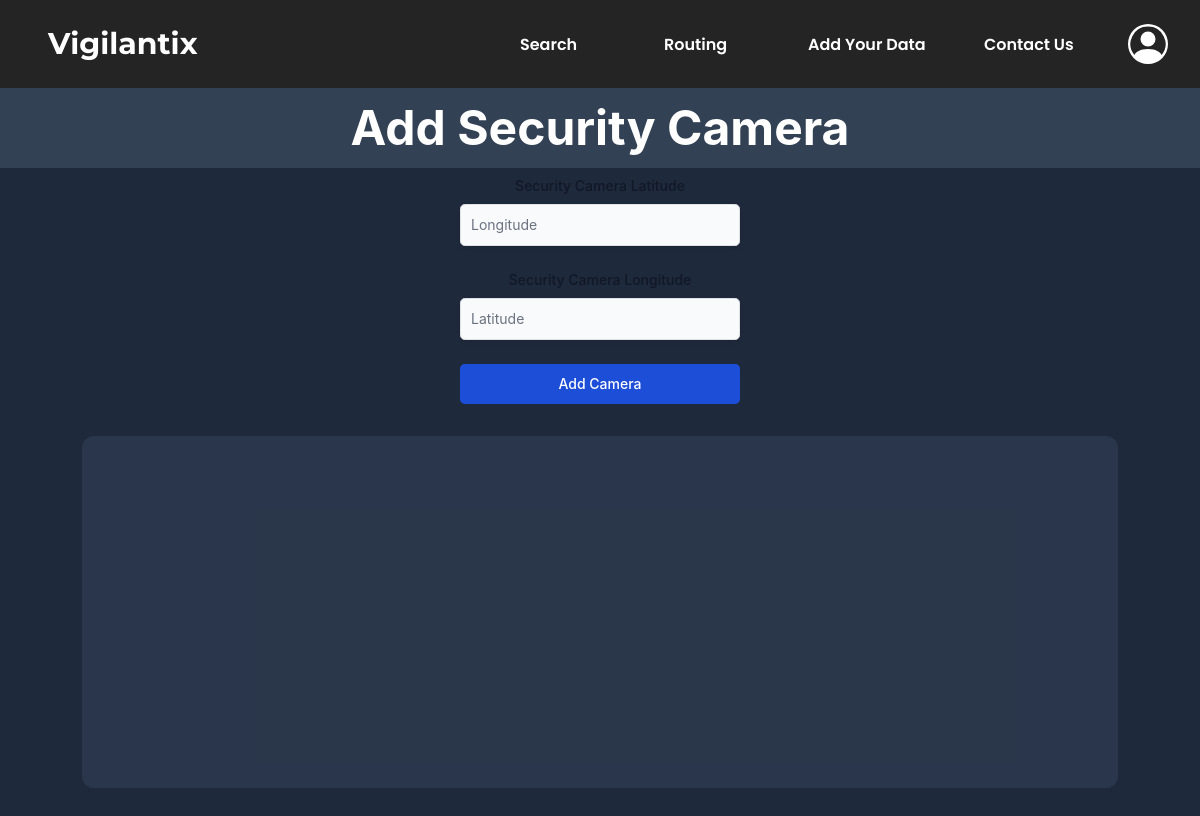
The page /cammera on the database as committed earlier.
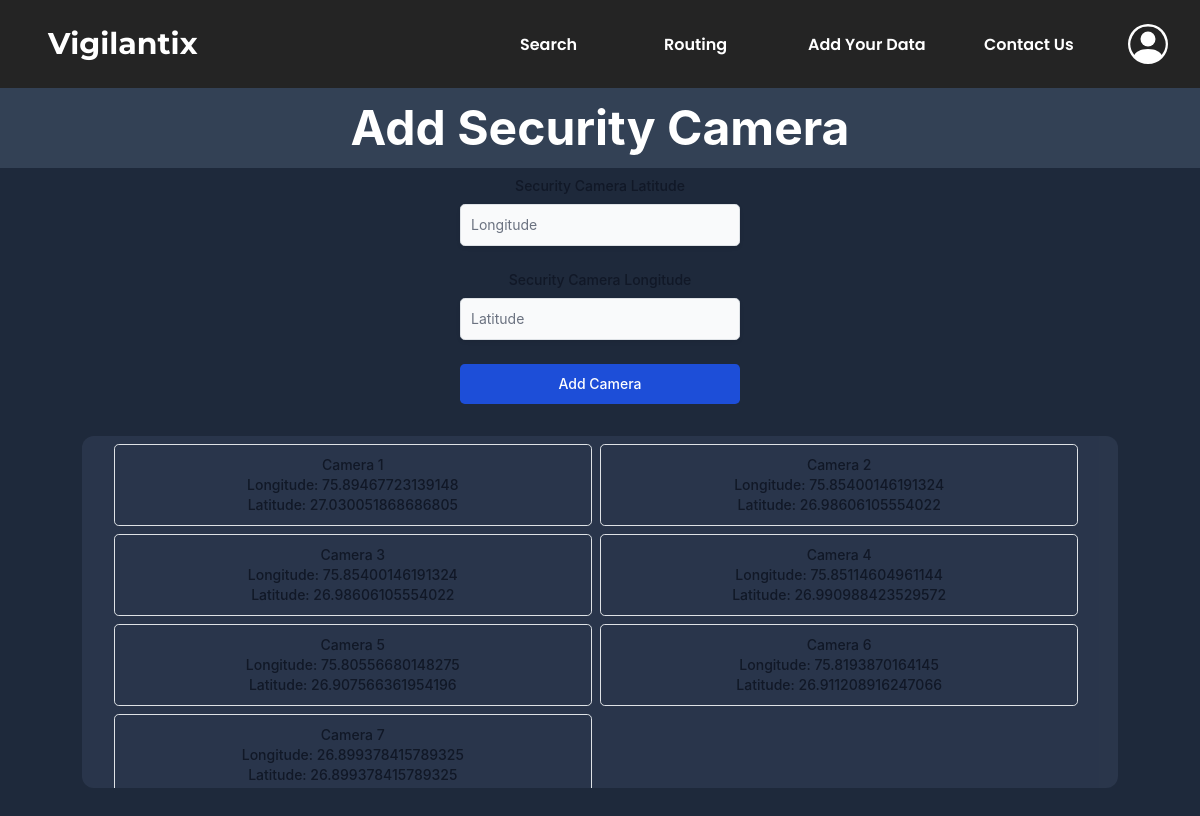
The same page on the database as committed later.
### Vigilantix/models.py (models this page shows, shortened)
class SecurityCamera(models.Model):
    latitude = models.FloatField()
    longitude = models.FloatField()

### Vigilantix/views.py (the view)
# urls.py: path("cammera", views.cammera, name="cammera"),
def cammera(request):
    if request.method == 'POST':
        latitude = request.POST.get('cmlat')
        longitude = request.POST.get('cmlon')
        polobj = SecurityCamera(latitude=latitude,longitude=longitude)
        polobj.save()
    return render(request, 'Vigilantix/cammera.html',{
        'camlist':SecurityCamera.objects.all()
    })

### Vigilantix/templates/Vigilantix/cammera.html (shortened to what this page needs)
{% extends "Vigilantix/layout.html" %} {% load static %}{% block body %}
<div class="grid grid-flow-col h-screen gap-0 bg-black">
  <div class="col-span-1 w-30 bg-slate-800 max-h-full">
    <h2
      class="text-5xl text-white font-bold text-center p-3 bg-slate-700 hover:bg-blue-950 transition duration-500"
    >
      Add Security Camera
    </h2>
    <div class="flex items-center justify-center py-2">
      <form
        action="/police"
        method="post"
        class="px-10 flex flex-col justify-center"
        style="width: 30%"
      >
        <div class="mb-6">
          <label
            for="cmlat"
            class="block mb-2 text-center text-sm font-medium text-gray-900 dark:text-white"
            >Security Camera Latitude</label
          >
          <input
            type="text"
            id="cmlat"
            name="cmlat"
            class="shadow-sm bg-gray-50 border border-gray-300 text-gray-900 text-sm rounded-lg focus:ring-blue-500 focus:border-blue-500 block w-full p-2.5 dark:bg-gray-700 dark:border-gray-600 dark:placeholder-gray-400 dark:text-white dark:focus:ring-blue-500 dark:focus:border-blue-500 dark:shadow-sm-light"
            placeholder="Longitude"
            required
          />
        </div>
        <div class="mb-6">
          <label
            for="cmlon"
            class="block mb-2 text-center text-sm font-medium text-gray-900 dark:text-white"
            >Security Camera Longitude</label
          >
          <input
            type="text"
            id="cmlon"
            name="cmlon"
            class="shadow-sm bg-gray-50 border border-gray-300 text-gray-900 text-sm rounded-lg focus:ring-blue-500 focus:border-blue-500 block w-full p-2.5 dark:bg-gray-700 dark:border-gray-600 dark:placeholder-gray-400 dark:text-white dark:focus:ring-blue-500 dark:focus:border-blue-500 dark:shadow-sm-light"
            placeholder="Latitude"
            required
          />
        </div>
        <button
          type="submit"
          class="text-white bg-blue-700 hover:bg-blue-800 focus:ring-4 focus:outline-none focus:ring-blue-300 font-medium rounded-lg text-sm px-5 py-2.5 text-center dark:bg-blue-600 dark:hover:bg-blue-700 dark:focus:ring-blue-800"
        >
          Add Camera
        </button>
      </form>
    </div>
    <div class="flex justify-center p-6" style="height: 25rem">
      <div
        class="grid grid-cols-2 px-8 py-2 rounded-xl overflow-y-scroll align-middle text-center scrollbar-thin scrollbar-thumb-gray-900 scrollbar-track-gray-700"
        style="width: 90%; background-color: rgba(146, 168, 209, 0.1)"
      >
        {% for cam in camlist %}
        <div
          class="py-2.5 px-5 mr-2 mb-2 text-sm font-medium text-gray-900 focus:outline-none -slate-500 rounded-lg border border-gray-200 hover:bg-gray-100 hover:text-blue-700 focus:z-10 focus:ring-4 focus:ring-gray-200 dark:focus:ring-gray-700 dark:bg-gray-800 dark:text-gray-400 dark:border-gray-600 dark:hover:text-white dark:hover:bg-gray-700"
        >
          <div>Camera {{cam.id}}</div>
          <div>
            Longitude: {{cam.longitude}}
            <br />
            Latitude: {{cam.latitude}}
          </div>
        </div>
        {% endfor %}
      </div>
    </div>
  </div>
</div>
{% endblock %}

### Vigilantix/templates/Vigilantix/layout.html (shortened to what this page needs)
{% load static %}
{% load static tailwind_tags %}
<!DOCTYPE html>
<html lang="en"class="overflow-y-hidden" >
    <head>
        <link rel="stylesheet" href="https://stackpath.bootstrapcdn.com/bootstrap/4.4.1/css/bootstrap.min.css">
        <link href="{% static 'Vigilantix/style.css' %}" rel="stylesheet">
        {% tailwind_css %}
    </head>
    <body>
    <nav style="background-color:#242424;" class="flex text-white w-screen">
      <div class="px-5 xl:px-12 py-6 flex w-full items-center">
        <a class="text-3xl font-bold font-heading hover:no-underline " style="text-decoration:none; font-family: 'Montserrat', sans-serif;" href="#">
          Vigilantix
        </a>
      </div>
      <div class="  py-6 flex  items-center align-middle" style="width:70%;">
        <ul  class=" md:flex items-center align-middle float-left mx-auto font-semibold font-heading space-x-12">
          <li style="width:6rem"><a class=" w-11 hover:text-gray-200 dec " href="{% url 'search' %}" style="text-decoration:none; font-family: 'Poppins', sans-serif; padding:10px 0px 0px 0px">Search</a></li>
          <li style="width:6rem"><a class="hover:text-gray-200" href="{% url 'routing' %}" style="text-decoration:none; font-family: 'Poppins', sans-serif; padding:10px 0px 0px 0px">Routing</a></li>
          <li style="width:8rem"><a class="hover:text-gray-200" href="{% url 'police' %}" style="text-decoration:none; font-family: 'Poppins', sans-serif; padding:10px 0px 0px 0px">Add Your Data</a></li>
          <li style="width:6rem"><a class="hover:text-gray-200" href="{% url 'contact' %}" style="text-decoration:none; font-family: 'Poppins', sans-serif; padding:10px 0px 0px 0px">Contact Us</a></li>
          {% if user.is_authenticated %}
          <li>
            <a class="hover:text-gray-200" href="{% url 'logout' %}" style="text-decoration:none; font-family: 'Poppins', sans-serif; padding:10px 0px 0px 0px">
              LOGOUT
            </a>
          </li>
          {% else %}
          <li>
            <a class="hover:text-gray-200" href="{% url 'login' %}" style="text-decoration:none; font-family: 'Poppins', sans-serif; padding:10px 0px 0px 0px">
            </a>
          </li>
          {% endif %}
        </ul>
      </div>
    </nav>
    {% block body %}
    {% endblock %}
    </body>
</html>

Rows that differ between the two databases and show on the page:
added SecurityCamera: id "1", longitude "75.89467723139148", latitude "27.030051868686805"
added SecurityCamera: id "2", longitude "75.85400146191324", latitude "26.98606105554022"
added SecurityCamera: id "3", longitude "75.85400146191324", latitude "26.98606105554022"
added SecurityCamera: id "4", longitude "75.85114604961144", latitude "26.990988423529572"
added SecurityCamera: id "5", longitude "75.80556680148275", latitude "26.907566361954196"
added SecurityCamera: id "6", longitude "75.8193870164145", latitude "26.911208916247066"
added SecurityCamera: id "7", longitude "26.899378415789325", latitude "26.899378415789325"
